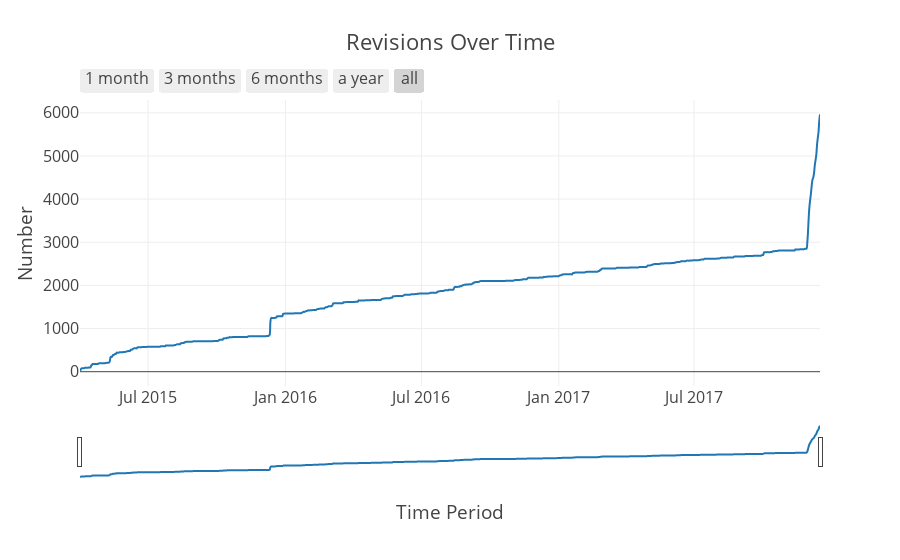

Notebook source saved alongside this figure:
### Code cell
data = list(__.pluck_attr('created_at', bb_conn.execute(select([Revision.created_at]))))
plt.iplot(over_time_chart(data, title='Revisions Over Time'),
          config=default_plotly_config)

### Figure 1 — Plotly figure (JSON) as saved in the notebook; plotly's stock layout.template omitted (floating-point values rounded to 4 significant figures; data arrays with more than 128 entries replaced by an {"elided": "..."} marker saying what was removed)
{"data": [{"line": {"shape": "spline"}, "type": "scatter", "x": {"elided": "992 str values"}, "y": {"elided": "992 int values"}}], "layout": {"font": {"size": 16}, "title": "Revisions Over Time", "xaxis": {"rangeselector": {"buttons": [{"count": 1, "label": "1 month", "step": "month", "stepmode": "backward"}, {"count": 3, "label": "3 months", "step": "month", "stepmode": "backward"}, {"count": 6, "label": "6 months", "step": "month", "stepmode": "backward"}, {"count": 12, "label": "a year", "step": "month", "stepmode": "backward"}, {"step": "all"}]}, "rangeslider": {}, "title": "Time Period", "type": "date"}, "yaxis": {"title": "Number"}}}
